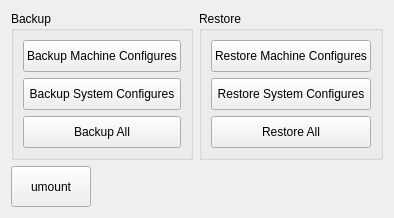
     <widget class="QWidget" name="tab">
      <attribute name="title">
       <string>BackUp/Restore</string>
      </attribute>
      <layout class="QVBoxLayout" name="verticalLayout_5">
       <item>
        <layout class="QHBoxLayout" name="horizontalLayout_4">
         <item>
          <widget class="QGroupBox" name="groupBox">
           <property name="title">
            <string>Backup</string>
           </property>
           <layout class="QVBoxLayout" name="verticalLayout_3">
            <item>
             <widget class="QPushButton" name="backupMachineButton">
              <property name="minimumSize">
               <size>
                <width>0</width>
                <height>32</height>
               </size>
              </property>
              <property name="text">
               <string>Backup Machine Configures</string>
              </property>
             </widget>
            </item>
            <item>
             <widget class="QPushButton" name="backupSystemButton">
              <property name="minimumSize">
               <size>
                <width>0</width>
                <height>32</height>
               </size>
              </property>
              <property name="text">
               <string>Backup System Configures</string>
              </property>
             </widget>
            </item>
            <item>
             <widget class="QPushButton" name="backupAllButton">
              <property name="minimumSize">
               <size>
                <width>0</width>
                <height>32</height>
               </size>
              </property>
              <property name="text">
               <string>Backup All</string>
              </property>
             </widget>
            </item>
           </layout>
          </widget>
         </item>
         <item>
          <widget class="QGroupBox" name="groupBox_2">
           <property name="title">
            <string>Restore</string>
           </property>
           <layout class="QVBoxLayout" name="verticalLayout_4">
            <item>
             <widget class="QPushButton" name="restoreMachineButton">
              <property name="minimumSize">
               <size>
                <width>0</width>
                <height>32</height>
               </size>
              </property>
              <property name="text">
               <string>Restore Machine Configures</string>
              </property>
             </widget>
            </item>
            <item>
             <widget class="QPushButton" name="restoreSystemButton">
              <property name="minimumSize">
               <size>
                <width>0</width>
                <height>32</height>
               </size>
              </property>
              <property name="text">
               <string>Restore System Configures</string>
              </property>
             </widget>
            </item>
            <item>
             <widget class="QPushButton" name="restoreAllButton">
              <property name="minimumSize">
               <size>
                <width>0</width>
                <height>32</height>
               </size>
              </property>
              <property name="text">
               <string>Restore All</string>
              </property>
             </widget>
            </item>
           </layout>
          </widget>
         </item>
        </layout>
       </item>
       <item>
        <widget class="QPushButton" name="umountButton">
         <property name="sizePolicy">
          <sizepolicy hsizetype="Fixed" vsizetype="Fixed">
           <horstretch>0</horstretch>
           <verstretch>0</verstretch>
          </sizepolicy>
         </property>
         <property name="minimumSize">
          <size>
           <width>80</width>
           <height>41</height>
          </size>
         </property>
         <property name="maximumSize">
          <size>
           <width>80</width>
           <height>41</height>
          </size>
         </property>
         <property name="sizeIncrement">
          <size>
           <width>0</width>
           <height>0</height>
          </size>
         </property>
         <property name="baseSize">
          <size>
           <width>0</width>
           <height>0</height>
          </size>
         </property>
         <property name="text">
          <string>umount</string>
         </property>
        </widget>
       </item>
      </layout>
     </widget>
